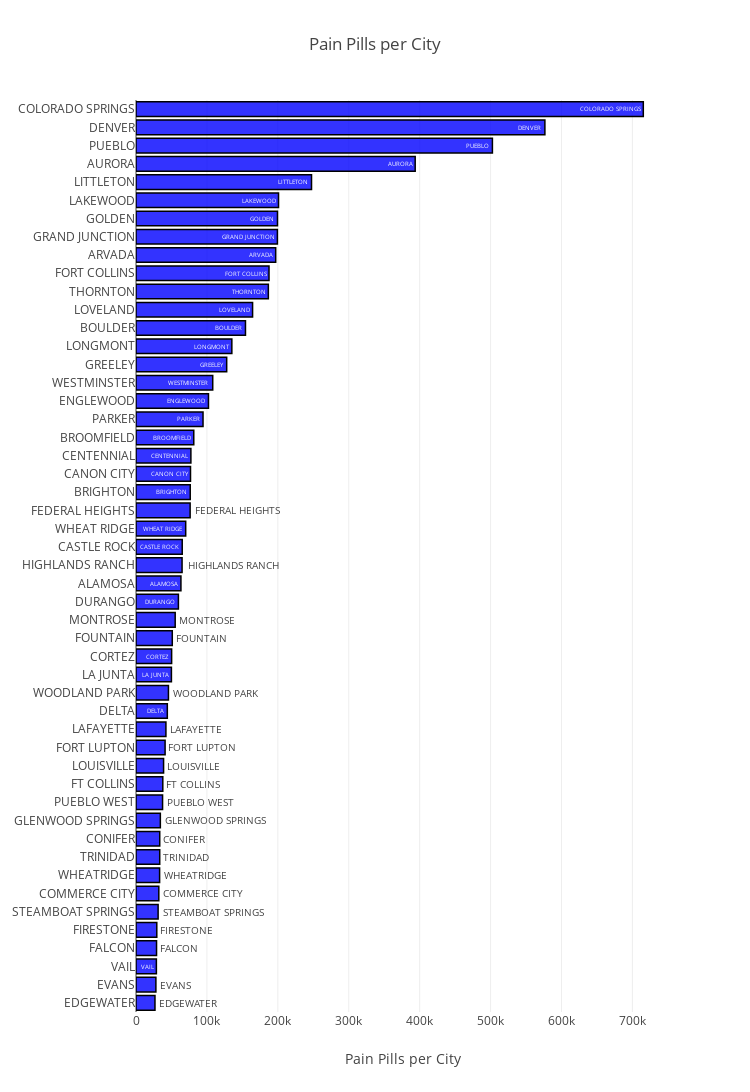

The code cell stored with this chart in its notebook:
### Code cell
cityCounts = quantityCounter(df,'BUYER_CITY')
plotHorizontalBarGraph(cityCounts,'QUANTITY','Pain Pills per City','Pain Pills per City',750,1500,0,50)

### Figure 1 — Plotly figure (JSON) as saved in the notebook; plotly's stock layout.template omitted (floating-point values rounded to 4 significant figures; data arrays with more than 128 entries replaced by an {"elided": "..."} marker saying what was removed)
{"data": [{"marker": {"color": "rgba(0, 0, 255, 0.8)", "line": {"color": "rgb(0,0,0)", "width": 1.5}}, "name": "Kaggle", "orientation": "h", "text": {"elided": "206 str values"}, "type": "bar", "uid": "7146481e-1b7d-484f-9353-4938f19621ab", "x": [715323, 576557, 502561, 393673, 247488, 200971, 199516, 199384, 196989, 187548, 186604, 164379, 154362, 135146, 127872, 108191, 102189, 94501, 81457, 77400, 76846, 76470, 76323, 70073, 65175, 64956, 63348, 59786, 55254, 51154, 50241, 49946, 45744, 44168, 42187, 41025, 38891, 37793, 37463, 34325, 33478, 33445, 33296, 32173, 31181, 29315, 28958, 28735, 28049, 26753], "y": {"elided": "206 str values"}}], "layout": {"barmode": "group", "height": 1500, "showlegend": false, "title": {"text": "Pain Pills per City"}, "width": 750, "xaxis": {"title": {"text": "Pain Pills per City"}}, "yaxis": {"automargin": true, "autorange": "reversed"}}}
